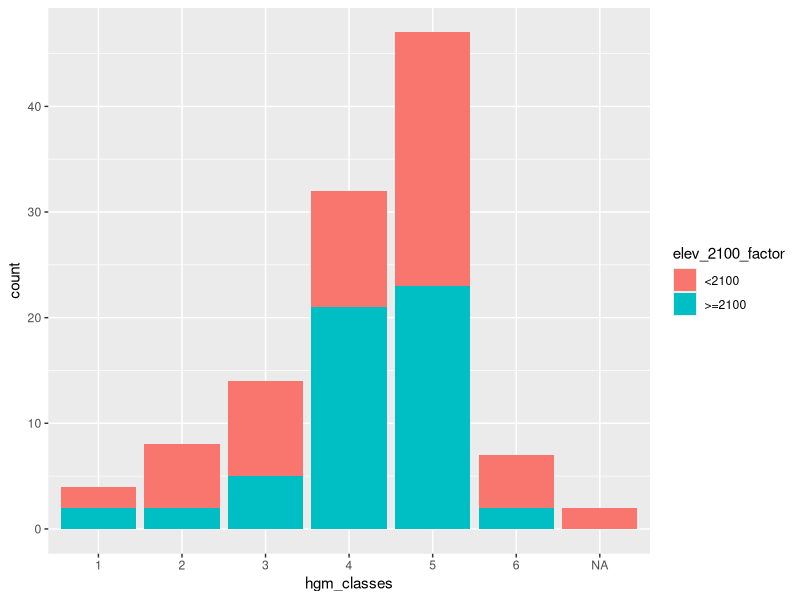

The R script that drew this image: (Note: this script raises an error after producing the figure.)
# classify and sample meadow data
# 2016-04-14

# Load Libraries ----------------------------------------------------------

library(dplyr); library(readr); library(lubridate); library(ggplot2)

#library(rgdal)

# LOAD DATA & MERGE ------------------------------------------------------
# 
# ## Weixelman Data
# dat<-read_csv("./data/base/2016 Sierra Nevada FS plots March 29 2016.csv")
# 
# ## Full Weixelman dataset
# dat2<-read_csv("./data/base/2016 Sierra Nevada FS plots with HGM.csv")
# str(dat2)
# 
# ## mdw shapefile
# mdw.sp<- readOGR("./data/base/Sierra_Nevada_MultiSource_Meadow_Polygons_Compilation_v1_simplify10m.shp", layer="Sierra_Nevada_MultiSource_Meadow_Polygons_Compilation_v1_simplify10m", verbose = F)
# 
# ## projection
# WGS84 <- "+proj=longlat +ellps=WGS84 +datum=WGS84"
# mdw.sp<-spTransform(mdw.sp, CRS(WGS84)) # add a projection
# 
# ## make a dataframe
# mdw.df<-as.data.frame(mdw.sp)
# mdw.df$ID<-as.character(mdw.df$ID)
# 
# # merge with all meadows
# wx.mdw<-left_join(dat, mdw.df, by=c("UCDavis_Object_ID"="ID"))
# dim(wx.mdw)
# 
# # merge with XY data
# dat3<-left_join(dat2, wx.mdw, by=c("PLOT"="PLOT"))
# dat.wx<-select(dat3, PLOT:source_type, ELEV_MEAN, LAT_DD, LONG_DD)
# h(dat.wx)
# 
# write_csv(dat3, path = "./data/base/2016_SN_FS_Plots_HGM.csv")

# CLASSIFY! ---------------------------------------------------------------

## full weixelman dataset
dat.wx<-read_csv("./data/base/2016_SN_FS_Plots_HGM.csv") %>% 
  select(PLOT:UCDavisObject_ID, elev, ELEV_MEAN, source_type, PLOTNAME2,
         AREA_ACRE, HUC12, LAT_DD:LONG_DD, Shape_Area) %>% 
  rename(METHOD = METHOD.x)
names(dat.wx)

## count how many w/ ELEV_MEAN > 2100
dim(dat.wx[dat.wx$ELEV_MEAN>2100,]) # 56 meadows
dim(dat.wx[dat.wx$elev>2100,]) # 56 meadows

## bin by source_type
# dat.wx %>% group_by(source_type) %>% summarize(n(),min(ELEV_MEAN), max(ELEV_MEAN))

## make hgm classes and drop type 8 (DRY)
dat.wx$hgm_classes<-cut(dat.wx$source_type, breaks = seq(0,6,1), labels = seq(1,6))
dat.wx$hgm_classes[dat.wx$source_type==7]<-6
table(dat.wx$hgm_classes) # view table of classes

## make elev classes with 2100 as cutoff
# dat.wx$elev_2100<-ifelse(dat.wx$elev<2100, 0,1) # this is weixelman elev
dat.wx$elev_2100_factor<-ifelse(dat.wx$elev<2100, "<2100",">=2100") # this is weixelman elev
dat.wx$elev_av_2100<-ifelse(dat.wx$ELEV_MEAN<2100, "<2100",">=2100") # this is UCDSNMC elev

table(dat.wx$elev_2100) # 59 less than 2100, 55 >2100

table(dat.wx$elev_av_2100) # 59 less than 2100, 55 >2100

## basic plot
# plot(dat.wx$elev ~ dat.wx$source_type, col=ifelse(dat.wx$elev>2100, "maroon","forestgreen"))

ggplot()+ geom_bar(data=dat.wx, aes(x=hgm_classes, fill=elev_2100_factor))

# SAMPLE ------------------------------------------------------------------

names(dat.wx)

# select cols of interest first: 
wx.samp<-dat.wx %>%  
  group_by(hgm_classes, elev_av_2100) %>% 
  sample_n(size = 2, replace=F)

glimpse(wx.samp)
h(as.data.frame(wx.samp))

ggplot()+ geom_bar(data=wx.samp, aes(x=hgm_classes, fill=elev_av_2100))
